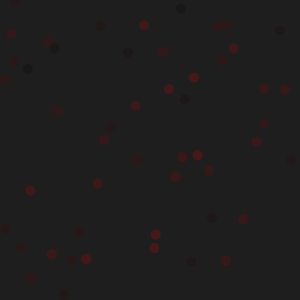
Frame 1 (no input)
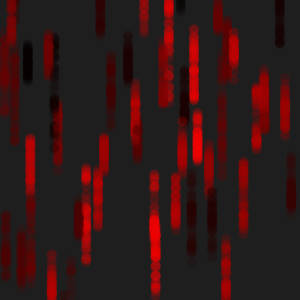
Frame 60 (the mouse pressed at the canvas centre just before this capture)
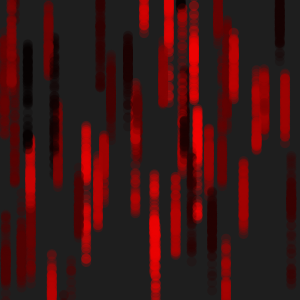
Frame 120 (the mouse held since frame 60 and released just before this capture)

The Processing sketch that drew these frames (run headless with seeded random() and noise(); from frame 60 on, the mouse is pressed at the canvas centre):

// Processing sketch: processing_40884
// ── processing_40884.pde

//HW 7.1
//Danielle Scesney

//creates number of objects.
squiggle [] squiggle = new squiggle [50];

void setup() {
  size(300, 300);
  background(30);
  smooth();

  for (int i=0; i<squiggle.length; i++) {
    squiggle[i] = new squiggle();
  }
}

void draw() {
  for (int i=0; i< squiggle.length; i++) {
    squiggle[i].update();
    squiggle[i].display();
  }
}

class squiggle {

  //variables

  //controls x coordinate.
  float x1 = random(0, 300);
  //controls y coordinate.
  float y2 = random(0, 300);
  //random red color.
  color c1 = color(random(255), 0, 0, 50);



  squiggle() {
  }

  void update() {
//updating y value of ellipse.
    y2 = y2 + random(-10, 10);
  }

  void display() {
    fill(c1);
    noStroke();
    ellipse(x1, y2, 10, 10);
  }
}
